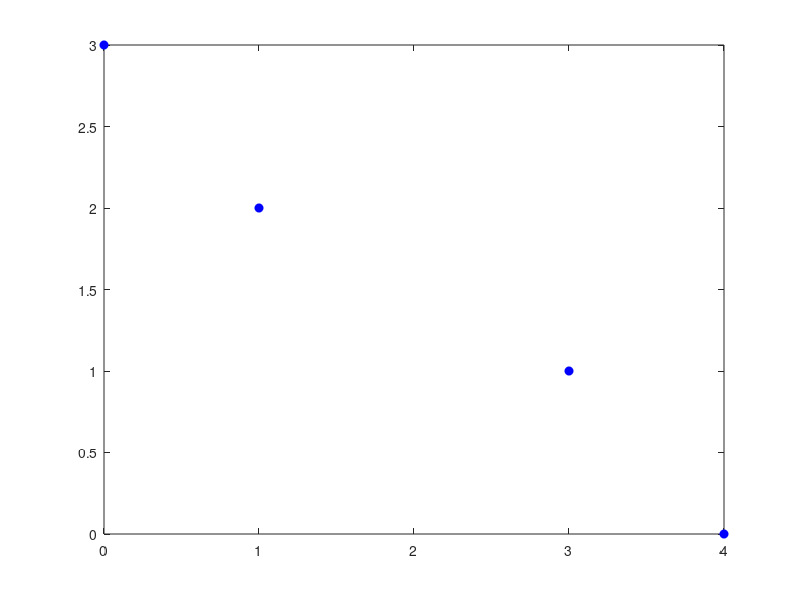

This figure's MATLAB source: (Note: this script raises an error after producing the figure.)
% 6 pavyzdys is Interpoliavimo (is irasu)
clear all
x=[0 1 3 4];
y=[3 2 1 0];
M=length(x); %x(i) kiekis.  Zinoma galima ir tiesiogiai nurodyti.
N=M-1;  %Daugianario eile.
disp('Reiksmiu lentele yra')
fprintf('**********************************\n')
fprintf('|i |             x|             y|\n')
fprintf('**********************************\n')
for i=1:M
fprintf('|%2G|%14G|%14G|\n',i-1,x(i),y(i)) 
end
fprintf('**********************************\n')
%Taskai koordinaciu plokstumoje
figure,
plot(x,y,'bo','MarkerFaceColor','b'),
% Pirmiausia apskaiciuojami skirtuminiai santykiai, kur visi isreiskiami 
% per y(k): f(i+1,2)=>f(x(i),x(i+1))=(y(i)-y(i+1))/(x(i)-x(i+1)), kai i>=1, 
%yra pirmos eiles, 
%f(i+1,3)=>f(x(i),x(i+1),x(i+2))=(f(x(i),x(i+1))-f(x(i+1),x(i+2)))/(x(i)-x(i+1))
%yra antros eiles ir t.t.

for k=1:M
   f(k,1)=y(k); 
end 
for j=1:N
    for i=j:N
        f(i+1,j+1)=(f(i,j)-f(i+1,j))/(x(i+1-j)-x(i+1));  
    end
end
%Sukurkime skirtuminiu santykiu lentele lentele, pvz.:
 fprintf('**************************************************\n')
 fprintf('|x|y|            f1|            f2|            f3|\n') 
 fprintf('**************************************************\n')
for i=1:M
    for j=i:N
f(i,j+1)='-'; 
    end %rezultatams isvesti naudoju c, kad lenteleje butu panaudoti 
%ir simboliniai kintamieji. Pakeiskite, pavyzdziui, c i G. 
  fprintf('|%i|%i|%14c|%14c|%14c|\n',x(i),y(i),f(i,2),f(i,3),f(i,4)) 
end
 fprintf('**************************************************\n')
 syms X
% Visu eiliu Daugianariu sudarymas:
L=y(1); %Sumavimui
     p=1;  %Daugybai     
 for i=1:N
  p=p*(X-x(i));%Niutono formuleje esancios sandaugos (x-x[1])...(x-x[N])   
   fprintf('%G eiles daugianaris',i)
  L=expand(L+f(i+1,i+1)*p);
  %Vaizdingiau
  pretty(L)
  figure,
  ezplot(L,[x(1),x(N)+2]), hold on, plot(x,y,'bo','MarkerFaceColor','b'), hold off, 
xlabel(' x '), ylabel('y'), title(' ')
 end   
 tikrinu=subs(L,x);
if tikrinu==y
     disp('Interpoliavimo salygos tenkinamos')
 else
     disp('Interpoliavimo salygos netenkinamos, tikrinkite skaiciavimus')
 end